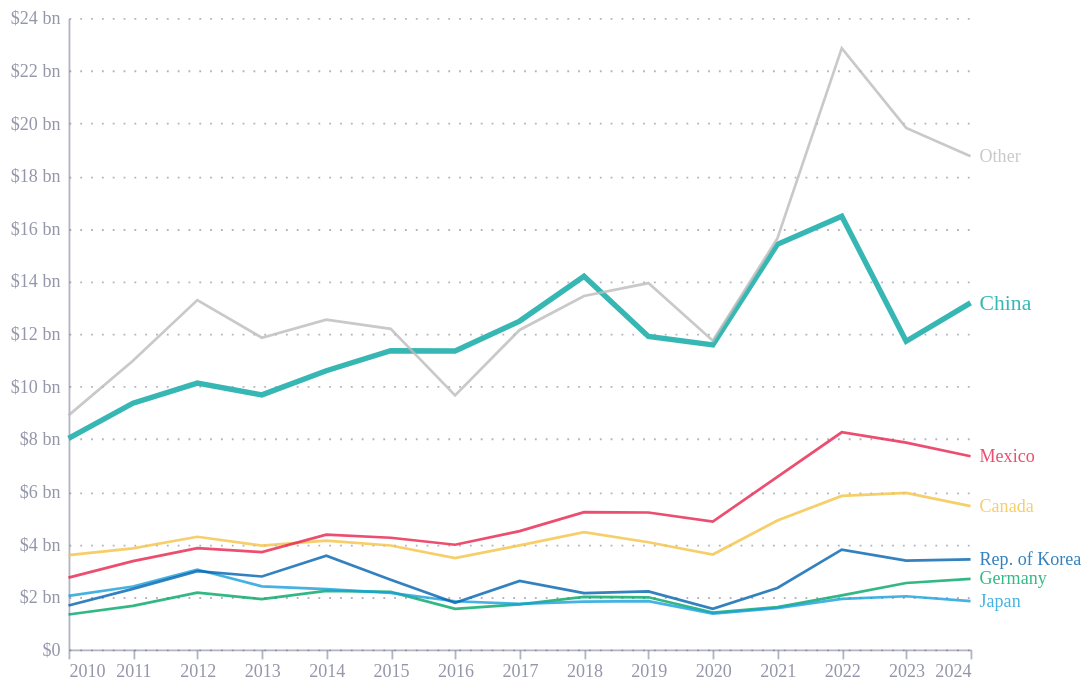

Write a Vega-Lite specification for this figure.
### Vega-Lite specification from a JSON file in a GitHub repository (floating-point values rounded to 4 significant figures)
{"config": {"font": "Circular Std", "mark": {"line": {"interpolate": "monotone"}}, "view": {"stroke": "transparent", "width": 400, "height": 300}, "range": {"category": ["#36B7B4", "#E6224B", "#F4C245", "#0063AF", "#00A767", "#179FDB", "#EB5C2E"], "diverging": ["#E6224B", "#E54753", "#C9C9C9", "#179FDB", "#122B39"], "heatmap": ["#C9C9C9", "#179FDB", "#0063AF", "#122B39"], "ordinal": ["#00A767", "#36B7B4", "#179FDB", "#0063AF", "#243B5A"]}, "axisX": {"domainColor": "#676A86", "domainOpacity": 0.5, "grid": false, "labelAngle": 0, "labelColor": "#676A86", "labelOpacity": 0.7, "orient": "bottom", "tickColor": "#676A86", "tickCount": 10, "tickOpacity": 0.5, "title": false, "titleAlign": "center", "titleAnchor": "middle", "titleColor": "#676A86", "titleFontSize": 12, "titleOpacity": 0.8, "titleY": -15}, "axisY": {"domainColor": "#676A86", "domainOpacity": 0.5, "gridColor": "#676A86", "gridDash": [1, 5], "gridOpacity": 0.5, "labelColor": "#676A86", "labelOpacity": 0.7, "labelPadding": 5, "tickColor": "#676A86", "tickCount": 8, "tickOpacity": 0.5, "ticks": false, "titleAlign": "left", "titleAngle": 0, "titleBaseline": "bottom", "titleColor": "#676A86", "titleFontSize": 12, "titleOpacity": 0.8, "titleX": 0, "titleY": -7}}, "layer": [{"mark": {"type": "line"}, "encoding": {"color": {"field": "exporter", "legend": null, "scale": {"domain": ["Other", "China", "Mexico", "Canada", "Rep. of Korea", "Germany", "Japan"], "range": ["#bcbcbc", "#36B7B4", "#E6224B", "#F4C245", "#0063AF", "#00A767", "#179FDB", "#EB5C2E"]}, "title": "Exporter", "type": "nominal"}, "opacity": {"condition": {"test": "(datum.exporter === 'China')", "value": 1}, "value": 0.8}, "size": {"condition": {"test": "(datum.exporter === 'China')", "value": 3}, "value": 1.5}, "x": {"field": "date", "title": "", "type": "temporal"}, "y": {"axis": {"format": "$,.0f", "labelExpr": "datum.label + (datum.value > 0 ? ' bn' : '')"}, "field": "value", "title": "", "type": "quantitative"}}}, {"mark": {"type": "text", "align": "left", "dx": 5}, "encoding": {"color": {"field": "exporter", "legend": null, "scale": {"domain": ["Other", "China", "Mexico", "Canada", "Rep. of Korea", "Germany", "Japan"], "range": ["#bcbcbc", "#36B7B4", "#E6224B", "#F4C245", "#0063AF", "#00A767", "#179FDB", "#EB5C2E"]}, "title": "Exporter", "type": "nominal"}, "opacity": {"condition": {"test": "(datum.exporter === 'China')", "value": 1}, "value": 0.8}, "size": {"condition": {"test": "(datum.exporter === 'China')", "value": 12}, "value": 10}, "text": {"field": "label", "type": "nominal"}, "x": {"field": "date", "title": "", "type": "temporal"}, "y": {"axis": {"format": "$,.0f", "labelExpr": "datum.label + (datum.value > 0 ? ' bn' : '')"}, "field": "value", "title": "", "type": "quantitative"}}}], "data": {"name": "data-115f20f5c01ecf1edcd0d287ae2462dc"}, "height": 350, "width": 500, "$schema": "https://vega.github.io/schema/vega-lite/v5.20.1.json", "datasets": {"data-115f20f5c01ecf1edcd0d287ae2462dc": [{"date": "2010-01-01T00:00:00", "exporter": "Canada", "value": 3.586, "label": ""}, {"date": "2010-01-01T00:00:00", "exporter": "China", "value": 8.02, "label": ""}, {"date": "2010-01-01T00:00:00", "exporter": "Germany", "value": 1.328, "label": ""}, {"date": "2010-01-01T00:00:00", "exporter": "Japan", "value": 2.037, "label": ""}, {"date": "2010-01-01T00:00:00", "exporter": "Mexico", "value": 2.731, "label": ""}, {"date": "2010-01-01T00:00:00", "exporter": "Other", "value": 8.898, "label": ""}, {"date": "2010-01-01T00:00:00", "exporter": "Rep. of Korea", "value": 1.671, "label": ""}, {"date": "2011-01-01T00:00:00", "exporter": "Canada", "value": 3.842, "label": ""}, {"date": "2011-01-01T00:00:00", "exporter": "China", "value": 9.359, "label": ""}, {"date": "2011-01-01T00:00:00", "exporter": "Germany", "value": 1.656, "label": ""}, {"date": "2011-01-01T00:00:00", "exporter": "Japan", "value": 2.392, "label": ""}, {"date": "2011-01-01T00:00:00", "exporter": "Mexico", "value": 3.355, "label": ""}, {"date": "2011-01-01T00:00:00", "exporter": "Other", "value": 10.97, "label": ""}, {"date": "2011-01-01T00:00:00", "exporter": "Rep. of Korea", "value": 2.304, "label": ""}, {"date": "2012-01-01T00:00:00", "exporter": "Canada", "value": 4.283, "label": ""}, {"date": "2012-01-01T00:00:00", "exporter": "China", "value": 10.12, "label": ""}, {"date": "2012-01-01T00:00:00", "exporter": "Germany", "value": 2.159, "label": ""}, {"date": "2012-01-01T00:00:00", "exporter": "Japan", "value": 3.037, "label": ""}, {"date": "2012-01-01T00:00:00", "exporter": "Mexico", "value": 3.854, "label": ""}, {"date": "2012-01-01T00:00:00", "exporter": "Other", "value": 13.28, "label": ""}, {"date": "2012-01-01T00:00:00", "exporter": "Rep. of Korea", "value": 2.975, "label": ""}, {"date": "2013-01-01T00:00:00", "exporter": "Canada", "value": 3.945, "label": ""}, {"date": "2013-01-01T00:00:00", "exporter": "China", "value": 9.677, "label": ""}, {"date": "2013-01-01T00:00:00", "exporter": "Germany", "value": 1.91, "label": ""}, {"date": "2013-01-01T00:00:00", "exporter": "Japan", "value": 2.4, "label": ""}, {"date": "2013-01-01T00:00:00", "exporter": "Mexico", "value": 3.697, "label": ""}, {"date": "2013-01-01T00:00:00", "exporter": "Other", "value": 11.85, "label": ""}, {"date": "2013-01-01T00:00:00", "exporter": "Rep. of Korea", "value": 2.773, "label": ""}, {"date": "2014-01-01T00:00:00", "exporter": "Canada", "value": 4.132, "label": ""}, {"date": "2014-01-01T00:00:00", "exporter": "China", "value": 10.59, "label": ""}, {"date": "2014-01-01T00:00:00", "exporter": "Germany", "value": 2.229, "label": ""}, {"date": "2014-01-01T00:00:00", "exporter": "Japan", "value": 2.291, "label": ""}, {"date": "2014-01-01T00:00:00", "exporter": "Mexico", "value": 4.362, "label": ""}, {"date": "2014-01-01T00:00:00", "exporter": "Other", "value": 12.53, "label": ""}, {"date": "2014-01-01T00:00:00", "exporter": "Rep. of Korea", "value": 3.566, "label": ""}, {"date": "2015-01-01T00:00:00", "exporter": "Canada", "value": 3.95, "label": ""}, {"date": "2015-01-01T00:00:00", "exporter": "China", "value": 11.35, "label": ""}, {"date": "2015-01-01T00:00:00", "exporter": "Germany", "value": 2.189, "label": ""}, {"date": "2015-01-01T00:00:00", "exporter": "Japan", "value": 2.151, "label": ""}, {"date": "2015-01-01T00:00:00", "exporter": "Mexico", "value": 4.245, "label": ""}, {"date": "2015-01-01T00:00:00", "exporter": "Other", "value": 12.19, "label": ""}, {"date": "2015-01-01T00:00:00", "exporter": "Rep. of Korea", "value": 2.647, "label": ""}, {"date": "2016-01-01T00:00:00", "exporter": "Canada", "value": 3.471, "label": ""}, {"date": "2016-01-01T00:00:00", "exporter": "China", "value": 11.35, "label": ""}, {"date": "2016-01-01T00:00:00", "exporter": "Germany", "value": 1.543, "label": ""}, {"date": "2016-01-01T00:00:00", "exporter": "Japan", "value": 1.833, "label": ""}, {"date": "2016-01-01T00:00:00", "exporter": "Mexico", "value": 3.979, "label": ""}, {"date": "2016-01-01T00:00:00", "exporter": "Other", "value": 9.656, "label": ""}, {"date": "2016-01-01T00:00:00", "exporter": "Rep. of Korea", "value": 1.777, "label": ""}, {"date": "2017-01-01T00:00:00", "exporter": "Canada", "value": 3.956, "label": ""}, {"date": "2017-01-01T00:00:00", "exporter": "China", "value": 12.48, "label": ""}, {"date": "2017-01-01T00:00:00", "exporter": "Germany", "value": 1.713, "label": ""}, {"date": "2017-01-01T00:00:00", "exporter": "Japan", "value": 1.729, "label": ""}, {"date": "2017-01-01T00:00:00", "exporter": "Mexico", "value": 4.496, "label": ""}, {"date": "2017-01-01T00:00:00", "exporter": "Other", "value": 12.14, "label": ""}, {"date": "2017-01-01T00:00:00", "exporter": "Rep. of Korea", "value": 2.606, "label": ""}, {"date": "2018-01-01T00:00:00", "exporter": "Canada", "value": 4.461, "label": ""}, {"date": "2018-01-01T00:00:00", "exporter": "China", "value": 14.19, "label": ""}, {"date": "2018-01-01T00:00:00", "exporter": "Germany", "value": 1.998, "label": ""}, {"date": "2018-01-01T00:00:00", "exporter": "Japan", "value": 1.814, "label": ""}, {"date": "2018-01-01T00:00:00", "exporter": "Mexico", "value": 5.221, "label": ""}, {"date": "2018-01-01T00:00:00", "exporter": "Other", "value": 13.43, "label": ""}, {"date": "2018-01-01T00:00:00", "exporter": "Rep. of Korea", "value": 2.139, "label": ""}, {"date": "2019-01-01T00:00:00", "exporter": "Canada", "value": 4.074, "label": ""}, {"date": "2019-01-01T00:00:00", "exporter": "China", "value": 11.89, "label": ""}, {"date": "2019-01-01T00:00:00", "exporter": "Germany", "value": 1.982, "label": ""}, {"date": "2019-01-01T00:00:00", "exporter": "Japan", "value": 1.837, "label": ""}, {"date": "2019-01-01T00:00:00", "exporter": "Mexico", "value": 5.206, "label": ""}, {"date": "2019-01-01T00:00:00", "exporter": "Other", "value": 13.93, "label": ""}, {"date": "2019-01-01T00:00:00", "exporter": "Rep. of Korea", "value": 2.206, "label": ""}, {"date": "2020-01-01T00:00:00", "exporter": "Canada", "value": 3.607, "label": ""}, {"date": "2020-01-01T00:00:00", "exporter": "China", "value": 11.58, "label": ""}, {"date": "2020-01-01T00:00:00", "exporter": "Germany", "value": 1.398, "label": ""}, {"date": "2020-01-01T00:00:00", "exporter": "Japan", "value": 1.36, "label": ""}, {"date": "2020-01-01T00:00:00", "exporter": "Mexico", "value": 4.861, "label": ""}, {"date": "2020-01-01T00:00:00", "exporter": "Other", "value": 11.73, "label": ""}, {"date": "2020-01-01T00:00:00", "exporter": "Rep. of Korea", "value": 1.542, "label": ""}, {"date": "2021-01-01T00:00:00", "exporter": "Canada", "value": 4.9, "label": ""}, {"date": "2021-01-01T00:00:00", "exporter": "China", "value": 15.4, "label": ""}, {"date": "2021-01-01T00:00:00", "exporter": "Germany", "value": 1.61, "label": ""}, {"date": "2021-01-01T00:00:00", "exporter": "Japan", "value": 1.57, "label": ""}, {"date": "2021-01-01T00:00:00", "exporter": "Mexico", "value": 6.563, "label": ""}, {"date": "2021-01-01T00:00:00", "exporter": "Other", "value": 15.62, "label": ""}, {"date": "2021-01-01T00:00:00", "exporter": "Rep. of Korea", "value": 2.337, "label": ""}, {"date": "2022-01-01T00:00:00", "exporter": "Canada", "value": 5.835, "label": ""}, {"date": "2022-01-01T00:00:00", "exporter": "China", "value": 16.46, "label": ""}, {"date": "2022-01-01T00:00:00", "exporter": "Germany", "value": 2.054, "label": ""}, {"date": "2022-01-01T00:00:00", "exporter": "Japan", "value": 1.92, "label": ""}, {"date": "2022-01-01T00:00:00", "exporter": "Mexico", "value": 8.255, "label": ""}, {"date": "2022-01-01T00:00:00", "exporter": "Other", "value": 22.86, "label": ""}, {"date": "2022-01-01T00:00:00", "exporter": "Rep. of Korea", "value": 3.791, "label": ""}, {"date": "2023-01-01T00:00:00", "exporter": "Canada", "value": 5.948, "label": ""}, {"date": "2023-01-01T00:00:00", "exporter": "China", "value": 11.71, "label": ""}, {"date": "2023-01-01T00:00:00", "exporter": "Germany", "value": 2.525, "label": ""}, {"date": "2023-01-01T00:00:00", "exporter": "Japan", "value": 2.021, "label": ""}, {"date": "2023-01-01T00:00:00", "exporter": "Mexico", "value": 7.858, "label": ""}, {"date": "2023-01-01T00:00:00", "exporter": "Other", "value": 19.82, "label": ""}, {"date": "2023-01-01T00:00:00", "exporter": "Rep. of Korea", "value": 3.375, "label": ""}, {"date": "2024-01-01T00:00:00", "exporter": "Canada", "value": 5.448, "label": "Canada"}, {"date": "2024-01-01T00:00:00", "exporter": "China", "value": 13.17, "label": "China"}, {"date": "2024-01-01T00:00:00", "exporter": "Germany", "value": 2.68, "label": "Germany"}, {"date": "2024-01-01T00:00:00", "exporter": "Japan", "value": 1.835, "label": "Japan"}, {"date": "2024-01-01T00:00:00", "exporter": "Mexico", "value": 7.343, "label": "Mexico"}, {"date": "2024-01-01T00:00:00", "exporter": "Other", "value": 18.75, "label": "Other"}, {"date": "2024-01-01T00:00:00", "exporter": "Rep. of Korea", "value": 3.426, "label": "Rep. of Korea"}]}}
